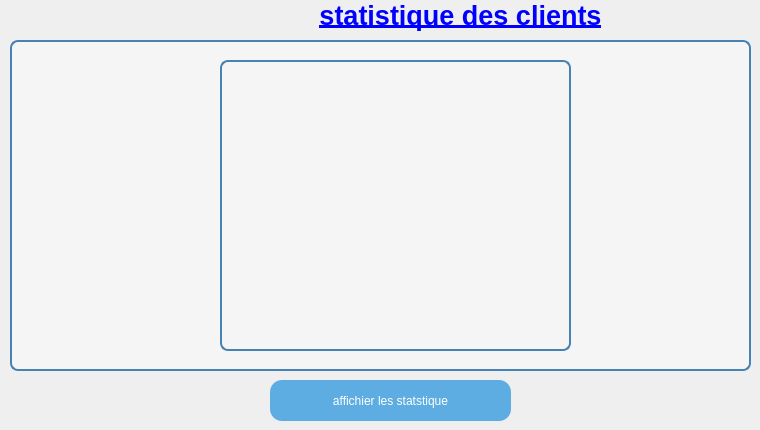
      <widget class="QWidget" name="tab_9">
       <attribute name="title">
        <string>statistique</string>
       </attribute>
       <widget class="QWidget" name="widgetChart" native="true">
        <property name="geometry">
         <rect>
          <x>10</x>
          <y>30</y>
          <width>741</width>
          <height>341</height>
         </rect>
        </property>
        <property name="styleSheet">
         <string notr="true">
	font: 9pt &quot;Segoe UI&quot;;
	font: 900 12pt &quot;Segoe UI&quot;;
    background-color: #f5f5f5;
    border: 2px solid #4682B4;
    border-radius: 8px;
    margin-top: 10px;

</string>
        </property>
        <widget class="QLabel" name="label_6">
         <property name="geometry">
          <rect>
           <x>210</x>
           <y>20</y>
           <width>351</width>
           <height>301</height>
          </rect>
         </property>
         <property name="text">
          <string/>
         </property>
         <property name="pixmap">
          <pixmap>../projet 2A/stat.png.jpeg</pixmap>
         </property>
        </widget>
       </widget>
       <widget class="QPushButton" name="pushButton_22">
        <property name="geometry">
         <rect>
          <x>270</x>
          <y>380</y>
          <width>241</width>
          <height>41</height>
         </rect>
        </property>
        <property name="styleSheet">
         <string notr="true">font: 900 12pt &quot;Segoe UI&quot;;
background-color: #3498db;   /* الأزرق */
    color: white;                /* لون النص */
    border-radius: 12px;         /* الحواف مدوّرة */
    padding: 8px 16px;  
background-color: #5dade2;</string>
        </property>
        <property name="text">
         <string>affichier les statstique</string>
        </property>
       </widget>
       <widget class="QLabel" name="label_8">
        <property name="geometry">
         <rect>
          <x>290</x>
          <y>-5</y>
          <width>341</width>
          <height>41</height>
         </rect>
        </property>
        <property name="text">
         <string>&lt;html&gt;&lt;head/&gt;&lt;body&gt;&lt;p align=&quot;center&quot;&gt;&lt;span style=&quot; font-size:20pt; font-weight:700; text-decoration: underline; color:#0000ff;&quot;&gt;statistique des clients&lt;/span&gt;&lt;/p&gt;&lt;/body&gt;&lt;/html&gt;</string>
        </property>
       </widget>
      </widget>
